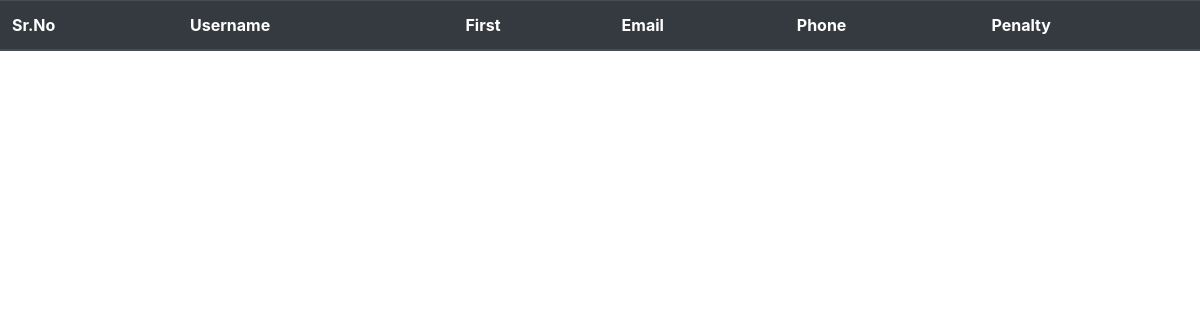
The app's page /view_fees_details, older data.
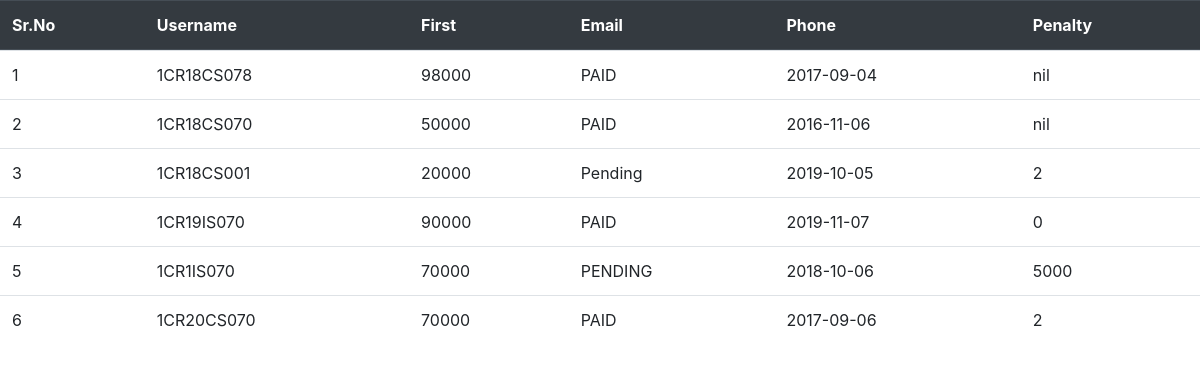
The same page, newer data.
### tables this page shows
CREATE TABLE fee(usn TEXT PRIMARY KEY,
    amount TEXT,
    status TEXT,
    payment_date TEXT,
    penalty TEXT);

### home.py (the view)
@app.route('/view_fees_details')
def view_fees():
	lst=viewfeedetails()
	return render_template('view_fees.html',data=lst,lenght=len(lst))

### backend.py (called while the page is built)
def viewfeedetails():
     con=sqlite3.connect("student.db")
     cur=con.cursor()
     cur.execute("SELECT * FROM fee")
     rows=cur.fetchall()
     con.close()
     return rows

### templates/view_fees.html (shortened to what this page needs)
<!DOCTYPE html>
<html>
<head>
	<link rel="stylesheet" href="https://cdn.jsdelivr.net/npm/bootstrap@4.5.3/dist/css/bootstrap.min.css">
</head>
<body>
<table class="table">
  <thead class="thead-dark">
    <tr>
      <th scope="col">Sr.No</th>
      <th scope="col">Username</th>
      <th scope="col">First</th>
      <th scope="col">Email</th>
      <th scope="col">Phone</th>
      <th scope="col">Penalty</th>
    </tr>
  </thead>
  <tbody>
    <tr>
    	{% for j in range(lenght) %}
    		<tr>
          <td>{{j+1}}</td>
    		{% for i in range(5)%}
    			<td>{{data[j][i]}}</td>
    		{%endfor%}
    		</tr>
    	{% endfor %}
  </tbody>
</table>
</body>
</html>

Row changes from the older to the newer data that the page shows:
added fee: usn "1CR18CS078" "98000" "PAID" "2017-09-04" "nil"
added fee: usn "1CR18CS070" "50000" "PAID" "2016-11-06" "nil"
added fee: usn "1CR18CS001" "20000" "Pending" "2019-10-05" "2"
added fee: usn "1CR19IS070" "90000" "PAID" "2019-11-07" "0"
added fee: usn "1CR1IS070" "70000" "PENDING" "2018-10-06" "5000"
added fee: usn "1CR20CS070" "70000" "PAID" "2017-09-06" "2"
Text that changed along with them:
new list line: "1"
new list line: "2"
new list line: "3"
new list line: "4"
new list line: "5"
new list line: "6"
